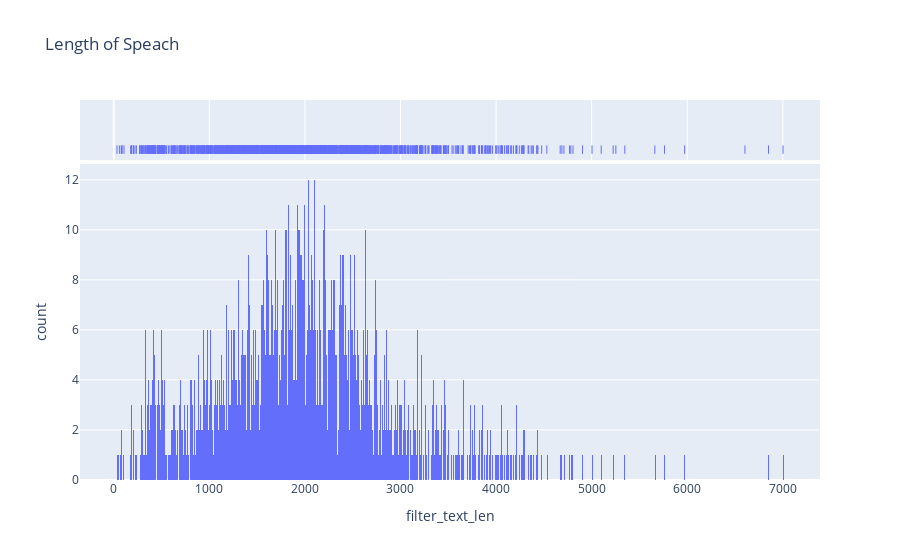

Notebook code for this chart:
### Code cell
fig = px.histogram(df, x="filter_text_len", marginal="rug",nbins=1000, hover_data=['speaker','title']
                  ,title="Length of Speach")
fig.show()

### Figure 1 — Plotly figure (JSON) as saved in the notebook; plotly's stock layout.template omitted (floating-point values rounded to 4 significant figures; data arrays with more than 128 entries replaced by an {"elided": "..."} marker saying what was removed)
{"data": [{"alignmentgroup": "True", "bingroup": "x", "hovertemplate": "filter_text_len=%{x}<br>count=%{y}<extra></extra>", "legendgroup": "", "marker": {"color": "#636efa", "pattern": {"shape": ""}}, "name": "", "nbinsx": 1000, "offsetgroup": "", "orientation": "v", "showlegend": false, "type": "histogram", "x": {"elided": "1448 int values"}, "xaxis": "x", "yaxis": "y"}, {"alignmentgroup": "True", "boxpoints": "all", "customdata": {"elided": "1448x2 str values"}, "fillcolor": "rgba(255,255,255,0)", "hoveron": "points", "hovertemplate": "filter_text_len=%{x}<br>speaker=%{customdata[0]}<br>title=%{customdata[1]}<extra></extra>", "jitter": 0, "legendgroup": "", "line": {"color": "rgba(255,255,255,0)"}, "marker": {"color": "#636efa", "symbol": "line-ns-open"}, "name": "", "offsetgroup": "", "showlegend": false, "type": "box", "x": {"elided": "1448 int values"}, "xaxis": "x2", "yaxis": "y2"}], "layout": {"autosize": true, "barmode": "relative", "legend": {"tracegroupgap": 0}, "title": {"text": "Length of Speach"}, "xaxis": {"anchor": "y", "autorange": true, "domain": [0, 1], "range": [-353.1, 7389.0], "title": {"text": "filter_text_len"}, "type": "linear"}, "xaxis2": {"anchor": "y2", "autorange": true, "domain": [0, 1], "matches": "x", "range": [-353.1, 7389.0], "showgrid": true, "showticklabels": false, "type": "linear"}, "yaxis": {"anchor": "x", "autorange": true, "domain": [0, 0.8316], "range": [0, 12.63], "title": {"text": "count"}}, "yaxis2": {"anchor": "x2", "autorange": true, "domain": [0.8416, 1], "matches": "y2", "range": [-0.6176, 0.5], "showgrid": false, "showline": false, "showticklabels": false, "ticks": "", "type": "category"}}}
